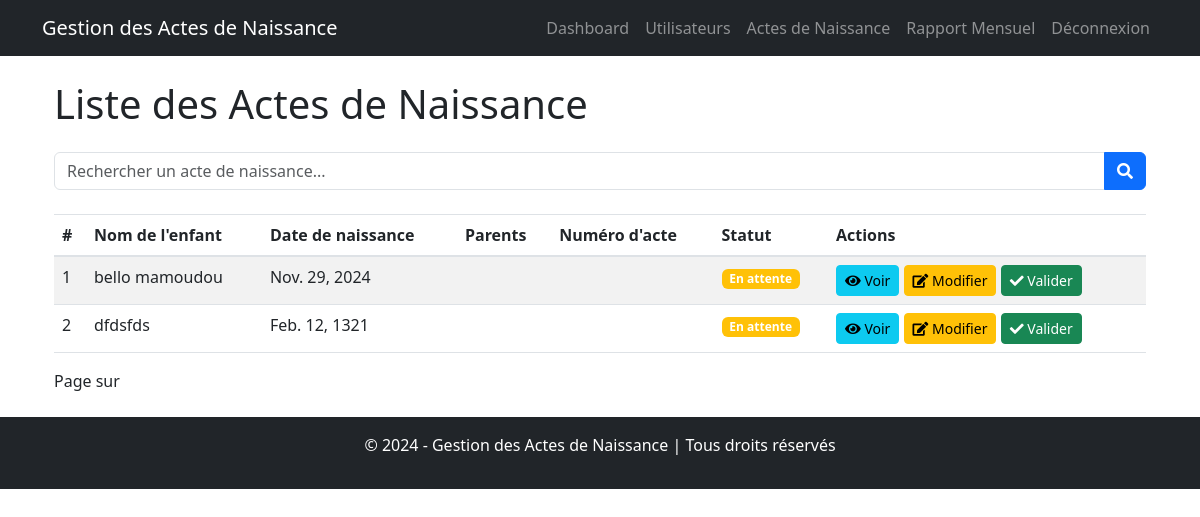
The page /actes/ on the database its author committed.
### naissance/models.py (models this page shows, shortened)
class Naissance(models.Model):
    STATUT_CHOICES = [
        ('en_attente', 'En attente'),
        ('valide', 'Validé'),
        ('rejete', 'Rejeté'),
    ]
    nom_enfant = models.CharField(max_length=100)
    prenom_enfant = models.CharField(max_length=100)
    date_naissance = models.DateField()
    lieu_naissance = models.CharField(max_length=255)
    hopital = models.ForeignKey(Hopital, on_delete=models.CASCADE, related_name='naissances')
    nom_pere = models.CharField(max_length=100)
    nom_mere = models.CharField(max_length=100)
    statut_validation = models.CharField(max_length=20, choices=STATUT_CHOICES, default='en_attente')

### naissance/views.py (the view)
# urls.py: path('actes/', views.liste_actes, name='liste_actes'),
def liste_actes(request):
    actes = Naissance.objects.all()
    return render(request, 'liste_actes.html', {'actes': actes})

### naissance/templates/liste_actes.html (shortened to what this page needs)
{% extends 'base.html' %}
{% block content %}
<div class="container">
    <h1 class="mb-4">Liste des Actes de Naissance</h1>
    <div class="mb-4">
        <form method="GET" action="{% url 'liste_actes' %}">
            <div class="input-group">
                <input type="text" class="form-control" placeholder="Rechercher un acte de naissance..." name="search" value="{{ request.GET.search }}">
                <div class="input-group-append">
                    <button class="btn btn-primary" type="submit"><i class="fas fa-search"></i></button>
                </div>
            </div>
        </form>
    </div>
    <table class="table table-striped">
        <thead>
            <tr>
                <th>#</th>
                <th>Nom de l'enfant</th>
                <th>Date de naissance</th>
                <th>Parents</th>
                <th>Numéro d'acte</th>
                <th>Statut</th>
                <th>Actions</th>
            </tr>
        </thead>
        <tbody>
            {% for acte in actes %}
                <tr>
                    <td>{{ forloop.counter }}</td>
                    <td>{{ acte.nom_enfant }}</td>
                    <td>{{ acte.date_naissance }}</td>
                    <td>{{ acte.parents }}</td>
                    <td>{{ acte.num_acte }}</td>
                    <td>
                        {% if acte.statut_validation == "Validé" %}
                            <span class="badge badge-success">Validé</span>
                        {% else %}
                            <span class="badge badge-warning">En attente</span>
                        {% endif %}
                    </td>
                    <td>
                        <a href="{% url 'details_acte' acte.id %}" class="btn btn-info btn-sm">
                            <i class="fas fa-eye"></i> Voir
                        </a>
                        <a href="{% url 'modifier_acte' acte.id %}" class="btn btn-warning btn-sm">
                            <i class="fas fa-edit"></i> Modifier
                        </a>
                        {% if not acte.is_valide %}
                            <a href="{% url 'valider_acte' acte.id %}" class="btn btn-success btn-sm"><i class="fas fa-check"></i> Valider</a>
                        {% endif %}
                    </td>
                </tr>
            {% endfor %}
        </tbody>
    </table>
    <div class="pagination-container">
        <span>Page {{ actes.number }} sur {{ actes.paginator.num_pages }}</span>
    </div>
</div>
{% endblock %}

### naissance/templates/base.html (shortened to what this page needs)
<!DOCTYPE html>
<html lang="fr">
<head>
    <link href="https://stackpath.bootstrapcdn.com/bootstrap/4.5.2/css/bootstrap.min.css" rel="stylesheet">
    <link href="https://cdnjs.cloudflare.com/ajax/libs/font-awesome/5.15.1/css/all.min.css" rel="stylesheet">
    <link href="https://cdn.jsdelivr.net/npm/bootstrap@5.3.0-alpha1/dist/css/bootstrap.min.css" rel="stylesheet">
</head>
<body>
<nav class="navbar navbar-expand-lg navbar-dark bg-dark">
    <div class="container">
        <a class="navbar-brand" href="#">Gestion des Actes de Naissance</a>
        <div class="collapse navbar-collapse" id="navbarNav">
            <ul class="navbar-nav ml-auto">
                <li class="nav-item">
                    <a class="nav-link" href="{% url 'dashboard' %}">Dashboard</a>
                </li>
                <li class="nav-item">
                    <a class="nav-link" href="{% url 'gestion_utilisateurs' %}">Utilisateurs</a>
                </li>
                <li class="nav-item">
                    <a class="nav-link" href="{% url 'liste_actes' %}">Actes de Naissance</a>
                </li>
                <li class="nav-item">
                    <a class="nav-link" href="{% url 'rapport_mensuel' %}">Rapport Mensuel</a>
                </li>
                <li class="nav-item">
                    <a class="nav-link" href="#">Déconnexion</a>
                </li>
            </ul>
        </div>
    </div>
</nav>
<div class="container mt-4">
    {% block content %}{% endblock %}
</div>
<footer class="footer bg-dark text-white py-3 mt-4">
    <div class="container text-center">
        <p>&copy; 2024 - Gestion des Actes de Naissance | Tous droits réservés</p>
    </div>
</footer>
</body>
</html>

### rows shown on the page
Naissance: nom_enfant "bello mamoudou", date_naissance "Nov. 29, 2024", statut_validation "En attente"
Naissance: nom_enfant "dfdsfds", date_naissance "Feb. 12, 1321", statut_validation "En attente"
